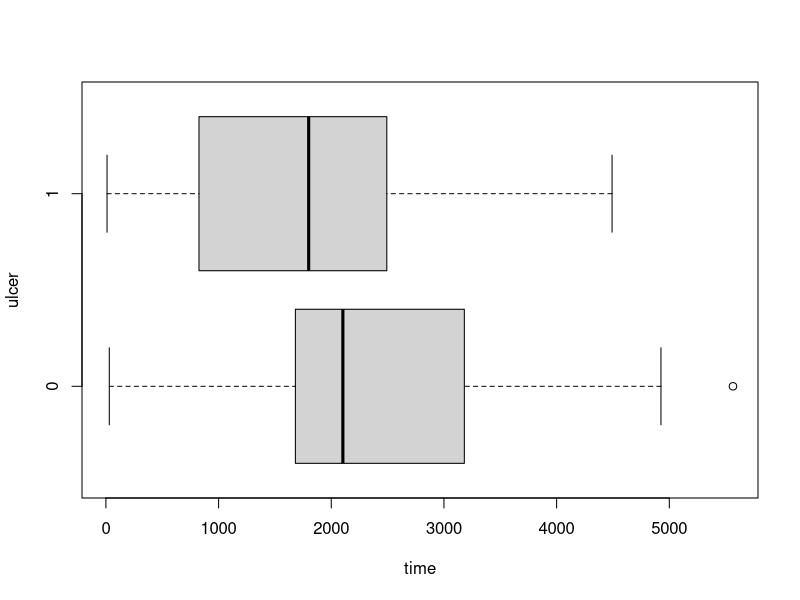
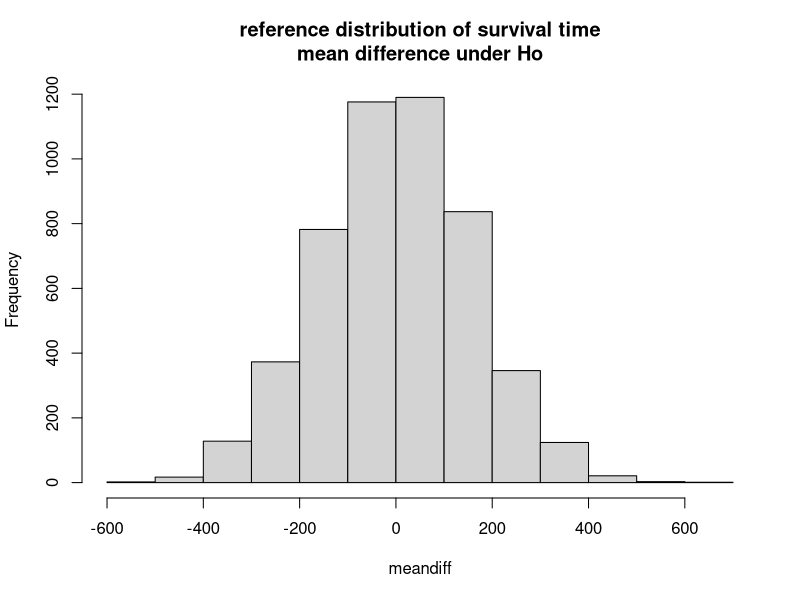
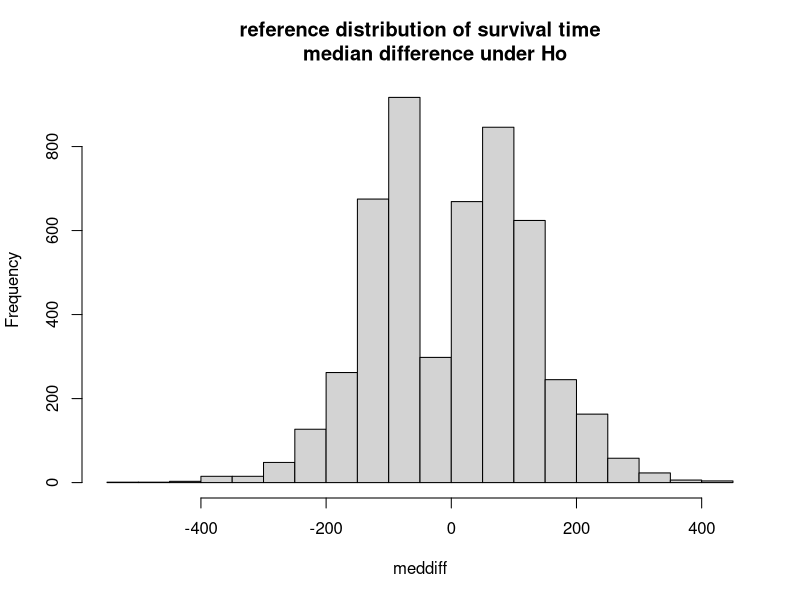
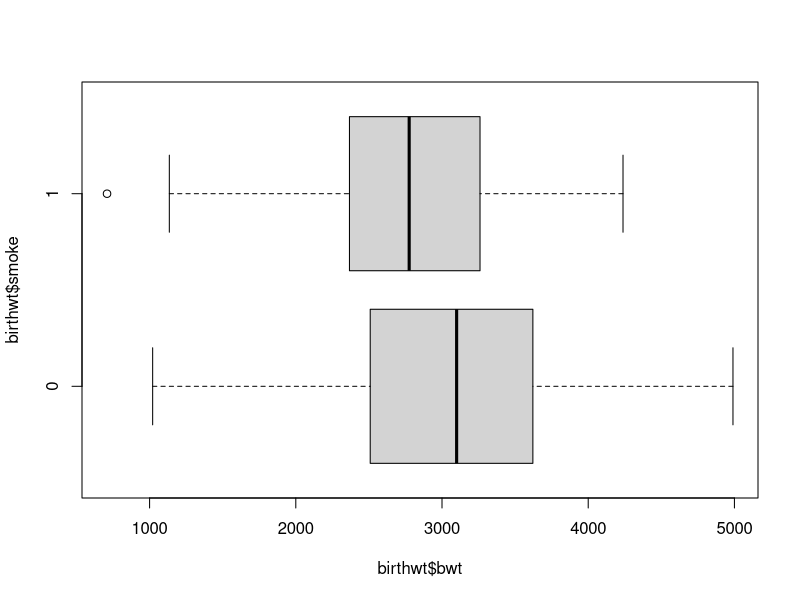
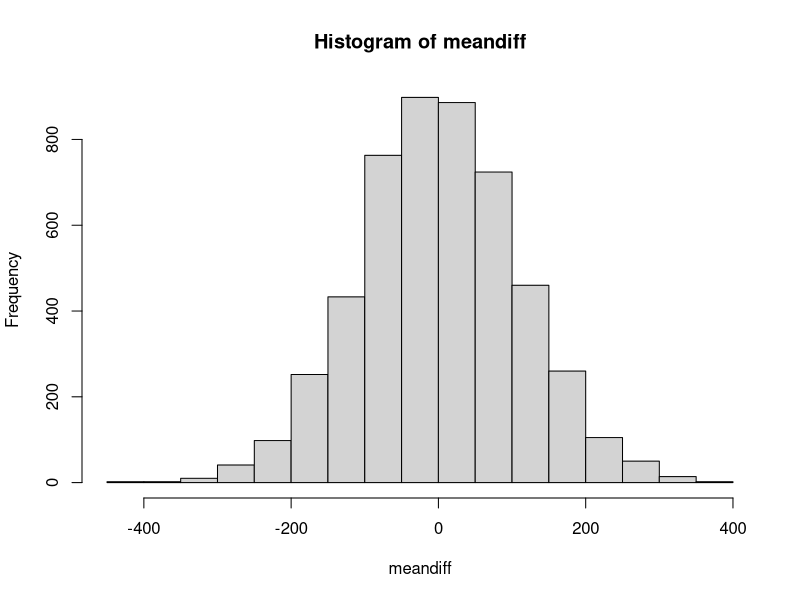
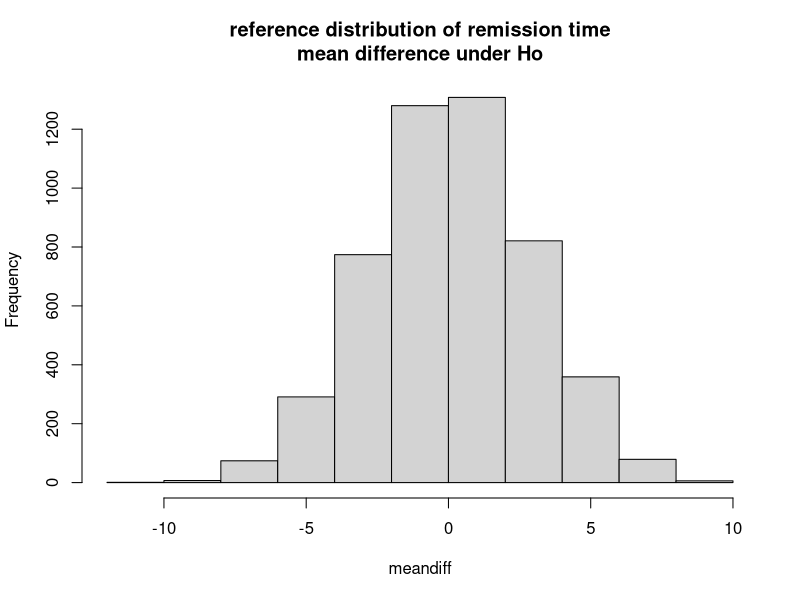

Source code (R) for these figures, in order:
#ASRR Chapter 7

#7.6
library(MASS)
str(Melanoma)
?Melanoma
boxplot(time~ulcer,data=Melanoma, horizontal = T)
tapply(Melanoma$time,Melanoma$ulcer,mean)
table(Melanoma$ulcer)  

#7.6 example 1
stat=(mean(Melanoma$time[Melanoma$ulcer == 0]))-(mean(Melanoma$time[Melanoma$ulcer == 1]))
stat
set.seed(1008)
N=5000
meandiff=numeric(N)
for (i in 1:N) {
  data <- sample(Melanoma$time,205,replace=FALSE)
  grp1 <- data[1:115]
  grp2 <- data[116:205]
  meandiff[i] <- mean(grp1)-mean(grp2)
}
hist(meandiff, main="reference distribution of survival time
mean difference under Ho")
pvalue=length(which(abs(meandiff)>=stat))/N
pvalue

#7.6 example 2
stat=(median(Melanoma$time[Melanoma$ulcer == 0]))-
  (median(Melanoma$time[Melanoma$ulcer == 1]))
stat
N=5000
meddiff=numeric(N)     #newly named numeric vector object
set.seed(1008)
for (i in 1:N) {
  data <- sample(Melanoma$time,205, replace=FALSE)
  grp1 <- data[1:115]
  grp2 <- data[116:205]
  meddiff[i] <- median(grp1)-median(grp2)      #median difference
}
hist(meddiff, main="reference distribution of survival time
     median difference under Ho")       #call meddiff object
pvalue=length(which(abs(meddiff)>=stat))/N       #call meddiff object
pvalue


#demo problem: test hypothesis that smoking causes lower birthwt babies
#explore relationship
boxplot(birthwt$bwt~birthwt$smoke,horizontal = T)
tapply(birthwt$bwt,birthwt$smoke,mean)
table(birthwt$smoke)

#find statistic of interest
stat=3055.7-2771.9

#generate distribution of mean difference under Ho
N=5000
meandiff=numeric(N)
for (i in 1:N) {
  data <- sample(birthwt$bwt,189,replace=FALSE)
  grp1 <- data[1:115]
  grp2 <- data[116:189]
  meandiff[i] <- mean(grp1)-mean(grp2)
}
hist(meandiff)
pvalue=length(which(abs(meandiff)>=stat))/N
pvalue

#ch7/8 assignmt
stat=(mean(gehan$time[gehan$treat == "6-MP"]))-
  (mean(gehan$time[gehan$treat == "control"]))
stat
N=5000
meandiff=numeric(N)
for (i in 1:N) {
  data <- sample(gehan$time,42,replace=FALSE)
  grp1 <- data[1:21]
  grp2 <- data[22:42]
  meandiff[i] <- mean(grp1)-mean(grp2)
}
hist(meandiff, main="reference distribution of remission time
mean difference under Ho")
pvalue=length(which(abs(meandiff)>=stat))/N
pvalue

#mean difference
N=2000
boot=numeric(N)
for (i in 1:N) {
  grp1 <- sample(gehan$time[gehan$treat == "6-MP"],22,replace=T)
  grp2 <- sample(gehan$time[gehan$treat == "control"],22,replace=T)
  boot[i] <- mean(grp1)-mean(grp2)
}
SEb=sd(boot)

#t interval
mdiff=(mean(gehan$time[gehan$treat == "6-MP"]))-
  (mean(gehan$time[gehan$treat == "control"]))
n=42
moe=qt(0.975,n-1)*SEb   
mdiff+c(-1,1)*moe
#percentile interval
quantile(boot,c(0.025,0.975))
